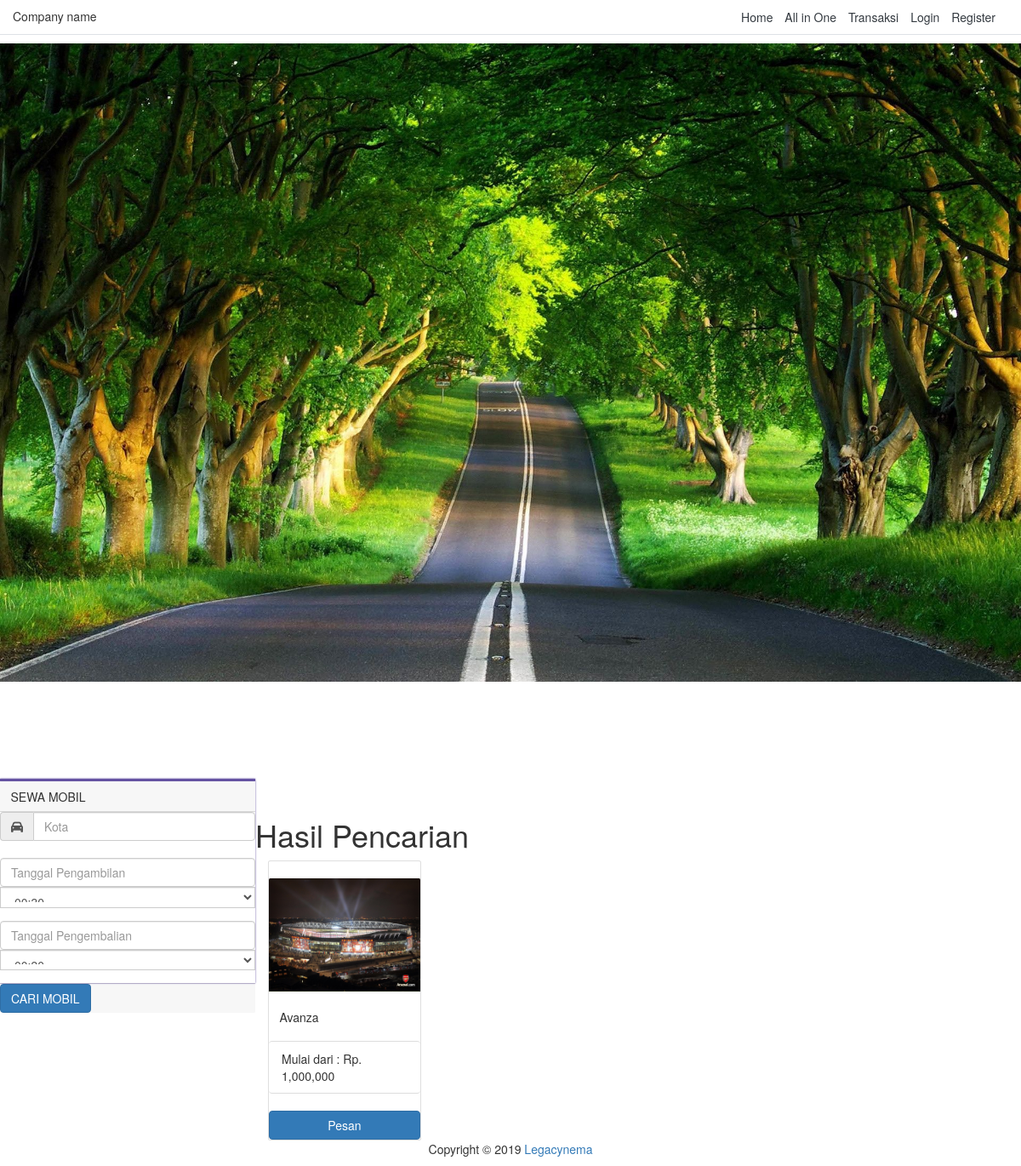
The page /index.php/input/car on the database its author committed.
### tables this page shows
CREATE TABLE `transport` (
  `id_transport` int(11) NOT NULL,
  `class` int(11) DEFAULT NULL,
  `jenis_transport` int(11) NOT NULL,
  `nama_transp` varchar(50) NOT NULL,
  `tanggal` date NOT NULL,
  `tempat_asal` int(11) DEFAULT NULL,
  `tempat_tujuan` int(11) DEFAULT NULL,
  `jam_berangkat` time NOT NULL,
  `jam_tiba` time NOT NULL,
  `foto` varchar(255) NOT NULL DEFAULT 'default.jpg',
  `kisaran` varchar(50) DEFAULT NULL,
  `harga` int(11) NOT NULL,
  `post_date` date NOT NULL
);

### application/controllers/Input.php (called while the page is built, shortened)
<?php
class Input extends CI_Controller {
    public function car()
	{
		$this->load->view('navbar');
        $this->load->view('input/car');
		$this->load->view('footer');
    }
}

### index.php (called while the page is built, shortened)
<?php
require_once BASEPATH.'core/CodeIgniter.php';

### application/views/input/car.php (the view, shortened to what this page needs)
<!DOCTYPE html>
<html lang="en">
<head>
    <link href="https://maxcdn.bootstrapcdn.com/bootstrap/4.0.0-alpha.6/css/bootstrap.min.css" rel="stylesheet">
    <link rel="stylesheet" href="<?= base_url('node_modules/') ?>bootstrap/dist/css/bootstrap.css">
</head>
<body>
<div class="aem-Grid aem-Grid--12 aem-Grid--default--12  ">
    <div class="slideshow aem-GridColumn aem-GridColumn--default--12">
    <div class="slideshow-image full-width">
                <div style="position:relative">
                    <img src="<?= base_url('assets/') ?>img/bannermobil.jpg" class="d-block w-100" height="100%" alt="Slideshow">
                </div>
    </div>
</div>
<div class="book-flight-partner aem-GridColumn aem-GridColumn--default--12">
	<div class="col-lg-3 col-md-5 col-sm-6 col-xs-12 parent-book-partner no-gutters p-0" style="top: 114px;">
        <div class="card" style="border: 0;border-radius: 0 !important;border-top: 3px solid #6553a2;box-shadow: 0px 0px 2px #6553a2;">
			<form id="book-flight-form" novalidate="novalidate">
			  <div class="card-header indt-book-header">
                  SEWA MOBIL
			  </div>
			  <div class="card-block indt-book-body">
				<div class="input-group">
				  <span class="input-group-addon" id="basic-addon1"><i class="fas fa-car"></i></span>
				  <input id="origin" name="origin" type="text" class="form-control ui-autocomplete-input" placeholder="Kota" aria-describedby="basic-addon1" autocomplete="off">
				</div>
        <br>
				<div class="row">
				  <div class="col-12" id="parent-first-flight">
					<div class="form-group">
                      <input type="text" onfocus="(this.type='date')" class="form-control" id="datetimepicker1" name="first-flight-date" placeholder="Tanggal Pengambilan" aria-describedby="basic-addon1">
                      <div class="input-group">
                      <select id="timepick" class="form-control valid" aria-invalid="false"><option value="19" selected="selected">00:30</option>
                      </select>
					</div>
					</div>
				  </div>
				</div>
				<div class="row">
				  <div class="col-12" id="parent-first-flight">
					<div class="form-group">
                      <input type="text" onfocus="(this.type='date')" class="form-control" id="datetimepicker1" name="first-flight-date" placeholder="Tanggal Pengembalian" aria-describedby="basic-addon1">
                      <div class="input-group">
                      <select id="timereturn" class="form-control valid" aria-invalid="false"><option value="19" selected="selected">00:30</option>
                      </select>
					</div>
					</div>
				  </div>
				</div>
				</div>
			  </div>
			  <div class="card-footer text-muted" style="padding: 0;">
				<button id="searchCar" type="submit" class="btn btn-primary btn-book-flight">CARI MOBIL</button>
			  </div>
        </div>
      </div>
</div>
<br><br><br><br><br><br><br>
    <div class="container">
    <h1>Hasil Pencarian</h1>
      <div class="row">
        <?php
        $this->db->select(
          't.id_transport as id,
          c.nama_class,
          jt.nama_transport,
          t.nama_transp,
          t.tanggal,
          tt.nama_tempat as berangkat,
          tb.nama_tempat as tiba,
          t.jam_berangkat,
          t.jam_tiba,
          t.kisaran,
          t.harga,
          t.foto
          '
        );
        $this->db->join('class as c', 'c.id_class = t.class');
        $this->db->join('jenis_transport as jt', 'jt.id_transport = t.jenis_transport');
        $this->db->join('tempat_transport as tb', 'tb.id_tempat = t.tempat_tujuan');
        $this->db->join('tempat_transport as tt', 'tt.id_tempat = t.tempat_asal');
        $query = $this->db->get_where('transport as t', array('jt.nama_transport' => 'Mobil'));
        foreach ($query->result_array() as $trans) :
        ?>
        <div class="col-md-4">
        <div class="card" style="width: 18rem;">
        <br>
          <img class="card-img-top" src="<?php echo base_url('foto/admin/transport/'.$trans['foto'])?>" alt="Card image cap">
          <div class="card-body">
            <h5 class="card-title"><?= $trans['nama_transp'] ?></h5>
          </div>
          <ul class="list-group list-group-flush">
            <li class="list-group-item">Mulai dari : Rp. <?= number_format($trans['kisaran'])?></li>
          </ul>
          <button type="button" class="btn btn-primary">Pesan</button>
        </div>
        </div>
        <?php endforeach; ?>
      </div>
    </div>
</body>
</html>

### rows shown on the page
transport: foto (picture), nama_transp "Avanza", kisaran "1,000,000"
